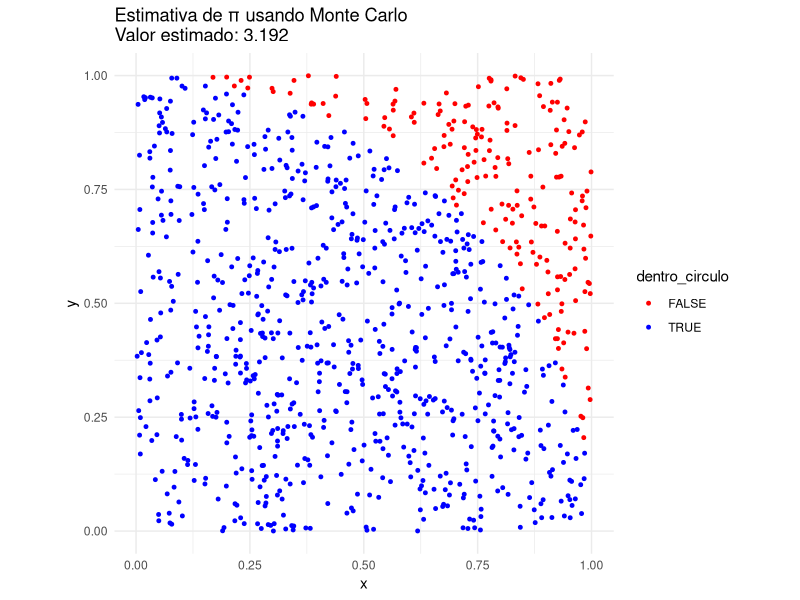
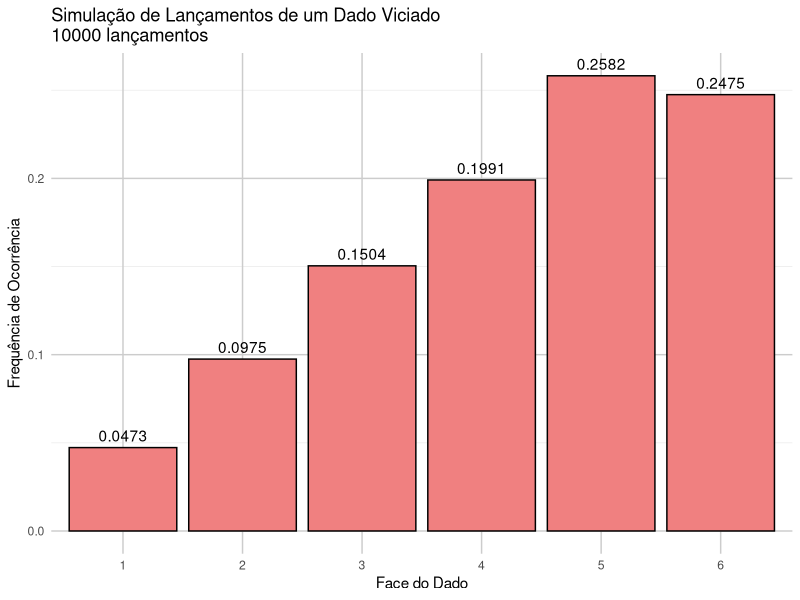
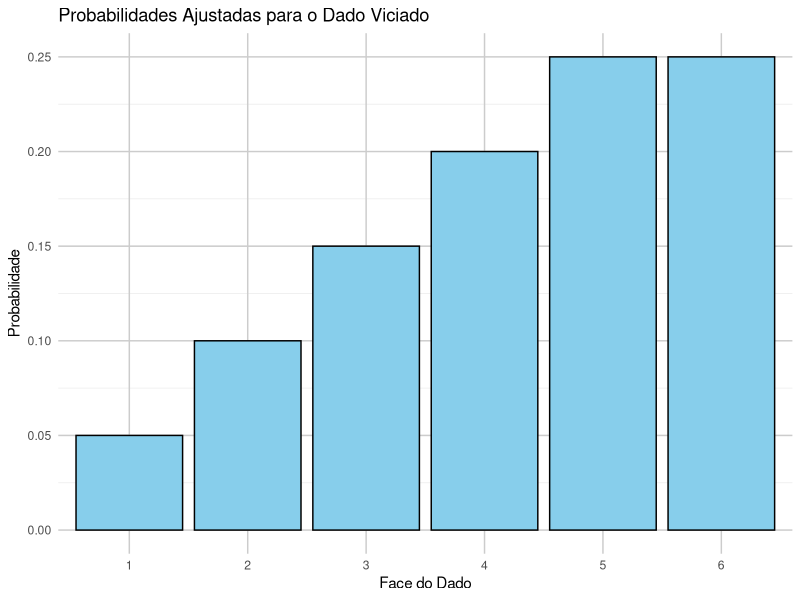
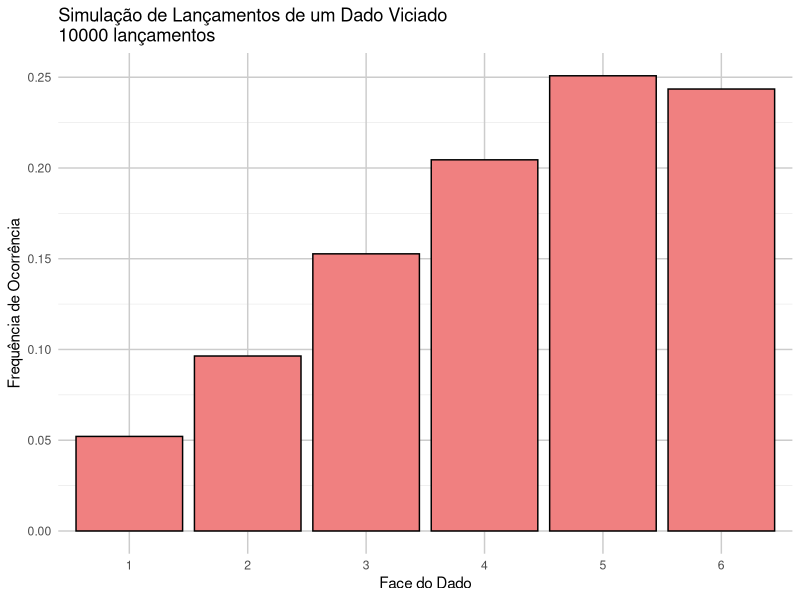

Generate these figures, in order, with R:
## ---- chunk 1
# Definindo o número de pontos a serem gerados
n_pontos <- 1000

# Gerando pontos aleatórios (x, y) no intervalo [0, 1]
x <- runif(n_pontos, 0, 1)
y <- runif(n_pontos, 0, 1)

# Calculando a distância de cada ponto à origem
distancia <- sqrt(x^2 + y^2)

# Contando quantos pontos estão dentro do quarto de círculo (distância <= 1)
dentro_circulo <- distancia <= 1
pi_estimado <- 4 * sum(dentro_circulo) / n_pontos

# Exibindo o valor estimado de Pi
cat("Valor estimado de π:", pi_estimado, "\n")

# Visualizando a distribuição dos pontos
library(ggplot2)

dados <- data.frame(x = x, y = y, dentro_circulo = dentro_circulo)

ggplot(dados, aes(x = x, y = y, color = dentro_circulo)) +
  geom_point(size = 1) +
  scale_color_manual(values = c("red", "blue")) +
  ggtitle(paste0("Estimativa de π usando Monte Carlo\nValor estimado: ", round(pi_estimado, 5))) +
  theme_minimal() +
  coord_equal() +
  labs(x = "x", y = "y")
## ---- chunk 2
# Definindo as faces do dado e as probabilidades
faces <- 1:6
probabilidades <- c(0.05, 0.1, 0.15, 0.2, 0.25, 0.25)  # Probabilidades associadas às faces do dado

# Verificando que a soma das probabilidades é 1
cat("Soma das probabilidades:", sum(probabilidades), "\n")

# Simulando 10000 lançamentos de um dado viciado
n_lancamentos <- 10000
set.seed(123)  # Definindo seed para reprodutibilidade
resultados <- sample(faces, size = n_lancamentos, replace = TRUE, prob = probabilidades)

# Contando as frequências de cada face
frequencias <- table(resultados) / n_lancamentos

# Exibindo os resultados da simulação
cat("Frequências de cada face após", n_lancamentos, "lançamentos:\n")
for (face in faces) {
  cat("Face", face, ":", frequencias[as.character(face)], "vezes\n")
}

# Visualizando os resultados em um gráfico de barras
library(ggplot2)

dados <- data.frame(faces = as.factor(faces), frequencias = as.numeric(frequencias))

ggplot(dados, aes(x = faces, y = frequencias)) +
  geom_bar(stat = "identity", fill = "lightcoral", color = "black") +
  ggtitle(paste0("Simulação de Lançamentos de um Dado Viciado\n", n_lancamentos, " lançamentos")) +
  xlab("Face do Dado") +
  ylab("Frequência de Ocorrência") +
  theme_minimal() +
  geom_text(aes(label = round(frequencias, 4)), vjust = -0.5) +
  theme(panel.grid.major = element_line(color = "grey80"))
## ---- chunk 3
# Definindo as faces do dado e as probabilidades associadas (não uniformes)
faces <- 1:6
probabilidades <- c(0.05, 0.1, 0.15, 0.2, 0.25, 0.25)  # Probabilidades associadas às faces do dado

# Função para gerar uma amostra baseada em intervalos de probabilidades
gerar_amostra_por_intervalos <- function(probabilidades, faces) {
  u <- runif(1)  # Gerando um número aleatório uniforme
  limite_inferior <- 0  # Limite inferior do intervalo
  
  # Percorrendo as probabilidades e verificando em qual intervalo o número cai
  for (i in seq_along(probabilidades)) {
    limite_superior <- limite_inferior + probabilidades[i]  # Definindo o limite superior do intervalo
    if (limite_inferior <= u && u < limite_superior) {
      return(faces[i])  # Retorna a face correspondente ao intervalo
    }
    limite_inferior <- limite_superior  # Atualiza o limite inferior para o próximo intervalo
  }
}

# Simulando lançamentos do dado viciado utilizando a verificação dos intervalos
n_lancamentos <- 10000
set.seed(123)  # Definindo seed para reprodutibilidade
resultados <- replicate(n_lancamentos, gerar_amostra_por_intervalos(probabilidades, faces))

# Contando as frequências de cada face
frequencias <- sapply(faces, function(face) sum(resultados == face) / n_lancamentos)

# Exibindo os resultados da simulação
cat("Frequências de cada face após", n_lancamentos, "lançamentos:\n")
for (i in seq_along(faces)) {
  cat("Face", faces[i], ":", frequencias[i], "vezes\n")
}

# Visualizando os resultados em gráficos

library(ggplot2)

# Gráfico das probabilidades ajustadas
dados_probabilidades <- data.frame(faces = as.factor(faces), probabilidades = probabilidades)
ggplot(dados_probabilidades, aes(x = faces, y = probabilidades)) +
  geom_bar(stat = "identity", fill = "skyblue", color = "black") +
  ggtitle("Probabilidades Ajustadas para o Dado Viciado") +
  xlab("Face do Dado") +
  ylab("Probabilidade") +
  theme_minimal() +
  theme(panel.grid.major = element_line(color = "grey80"))

# Gráfico das frequências obtidas
dados_frequencias <- data.frame(faces = as.factor(faces), frequencias = frequencias)
ggplot(dados_frequencias, aes(x = faces, y = frequencias)) +
  geom_bar(stat = "identity", fill = "lightcoral", color = "black") +
  ggtitle(paste0("Simulação de Lançamentos de um Dado Viciado\n", n_lancamentos, " lançamentos")) +
  xlab("Face do Dado") +
  ylab("Frequência de Ocorrência") +
  theme_minimal() +
  theme(panel.grid.major = element_line(color = "grey80"))
